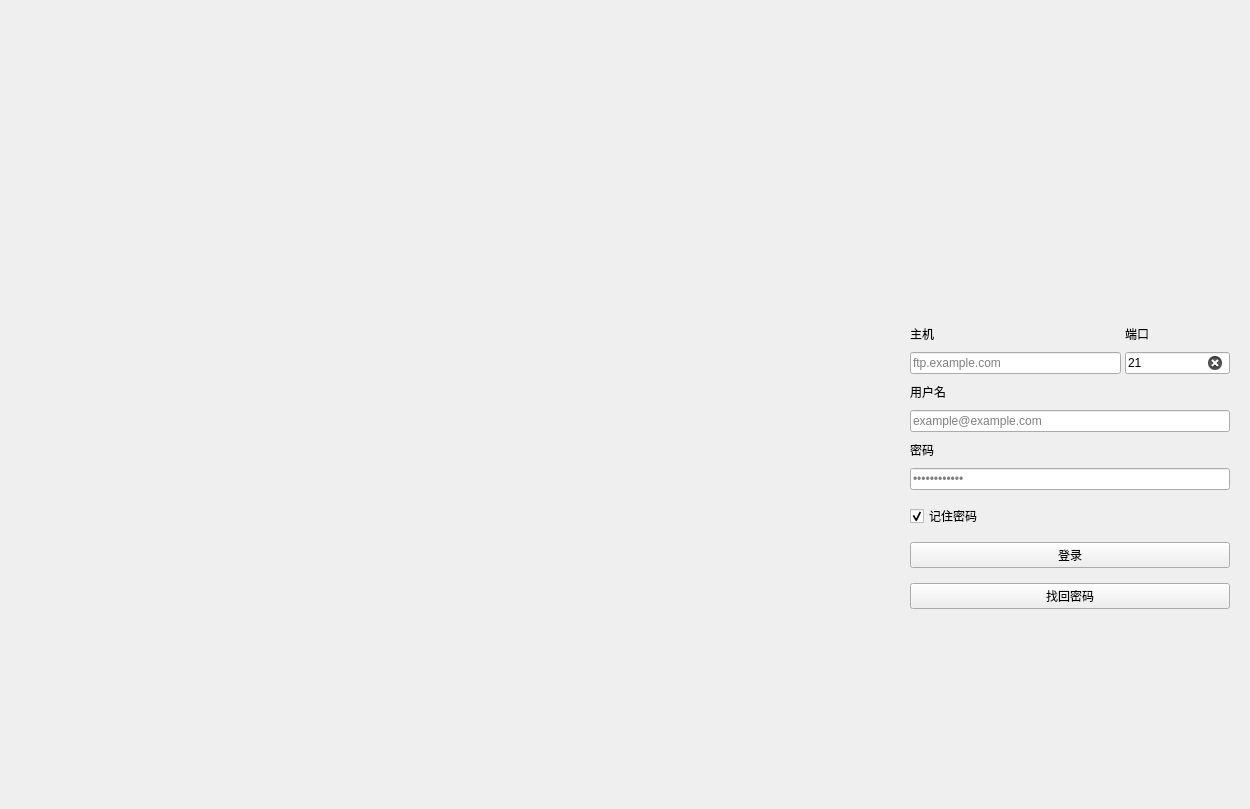
<?xml version="1.0" encoding="UTF-8"?>
<ui version="4.0">
 <class>Form</class>
 <widget class="QWidget" name="Form">
  <property name="geometry">
   <rect>
    <x>0</x>
    <y>0</y>
    <width>1250</width>
    <height>809</height>
   </rect>
  </property>
  <property name="minimumSize">
   <size>
    <width>700</width>
    <height>500</height>
   </size>
  </property>
  <property name="windowTitle">
   <string>Form</string>
  </property>
  <layout class="QHBoxLayout" name="horizontalLayout">
   <property name="spacing">
    <number>0</number>
   </property>
   <property name="leftMargin">
    <number>0</number>
   </property>
   <property name="topMargin">
    <number>0</number>
   </property>
   <property name="rightMargin">
    <number>0</number>
   </property>
   <property name="bottomMargin">
    <number>0</number>
   </property>
   <item>
    <widget class="QLabel" name="label">
     <property name="text">
      <string/>
     </property>
     <property name="pixmap">
      <pixmap resource="../resource.qrc">:/images/background.jpg</pixmap>
     </property>
     <property name="scaledContents">
      <bool>true</bool>
     </property>
    </widget>
   </item>
   <item>
    <widget class="QWidget" name="widget" native="true">
     <property name="sizePolicy">
      <sizepolicy hsizetype="Preferred" vsizetype="Preferred">
       <horstretch>0</horstretch>
       <verstretch>0</verstretch>
      </sizepolicy>
     </property>
     <property name="minimumSize">
      <size>
       <width>360</width>
       <height>0</height>
      </size>
     </property>
     <property name="maximumSize">
      <size>
       <width>360</width>
       <height>16777215</height>
      </size>
     </property>
     <property name="styleSheet">
      <string notr="true">QLabel{
	font: 13px 'Microsoft YaHei'
}</string>
     </property>
     <layout class="QVBoxLayout" name="verticalLayout_2">
      <property name="spacing">
       <number>9</number>
      </property>
      <property name="leftMargin">
       <number>20</number>
      </property>
      <property name="topMargin">
       <number>20</number>
      </property>
      <property name="rightMargin">
       <number>20</number>
      </property>
      <property name="bottomMargin">
       <number>20</number>
      </property>
      <item>
       <spacer name="verticalSpacer">
        <property name="orientation">
         <enum>Qt::Vertical</enum>
        </property>
        <property name="sizeHint" stdset="0">
         <size>
          <width>20</width>
          <height>40</height>
         </size>
        </property>
       </spacer>
      </item>
      <item alignment="Qt::AlignHCenter">
       <widget class="QLabel" name="label_2">
        <property name="enabled">
         <bool>true</bool>
        </property>
        <property name="sizePolicy">
         <sizepolicy hsizetype="Preferred" vsizetype="Expanding">
          <horstretch>0</horstretch>
          <verstretch>0</verstretch>
         </sizepolicy>
        </property>
        <property name="minimumSize">
         <size>
          <width>100</width>
          <height>100</height>
         </size>
        </property>
        <property name="maximumSize">
         <size>
          <width>100</width>
          <height>100</height>
         </size>
        </property>
        <property name="text">
         <string/>
        </property>
        <property name="pixmap">
         <pixmap resource="../resource.qrc">:/images/logo.png</pixmap>
        </property>
        <property name="scaledContents">
         <bool>true</bool>
        </property>
       </widget>
      </item>
      <item>
       <spacer name="verticalSpacer_3">
        <property name="orientation">
         <enum>Qt::Vertical</enum>
        </property>
        <property name="sizeType">
         <enum>QSizePolicy::Fixed</enum>
        </property>
        <property name="sizeHint" stdset="0">
         <size>
          <width>20</width>
          <height>15</height>
         </size>
        </property>
       </spacer>
      </item>
      <item>
       <layout class="QGridLayout" name="gridLayout" columnstretch="2,1">
        <property name="horizontalSpacing">
         <number>4</number>
        </property>
        <property name="verticalSpacing">
         <number>9</number>
        </property>
        <item row="1" column="0">
         <widget class="LineEdit" name="lineEdit">
          <property name="placeholderText">
           <string>ftp.example.com</string>
          </property>
          <property name="clearButtonEnabled">
           <bool>true</bool>
          </property>
         </widget>
        </item>
        <item row="0" column="0">
         <widget class="BodyLabel" name="label_3">
          <property name="text">
           <string>主机</string>
          </property>
         </widget>
        </item>
        <item row="1" column="1">
         <widget class="LineEdit" name="lineEdit_2">
          <property name="text">
           <string>21</string>
          </property>
          <property name="placeholderText">
           <string/>
          </property>
          <property name="clearButtonEnabled">
           <bool>true</bool>
          </property>
         </widget>
        </item>
        <item row="0" column="1">
         <widget class="BodyLabel" name="label_4">
          <property name="text">
           <string>端口</string>
          </property>
         </widget>
        </item>
       </layout>
      </item>
      <item>
       <widget class="BodyLabel" name="label_5">
        <property name="text">
         <string>用户名</string>
        </property>
       </widget>
      </item>
      <item>
       <widget class="LineEdit" name="lineEdit_3">
        <property name="placeholderText">
         <string>example@example.com</string>
        </property>
        <property name="clearButtonEnabled">
         <bool>true</bool>
        </property>
       </widget>
      </item>
      <item>
       <widget class="BodyLabel" name="label_6">
        <property name="text">
         <string>密码</string>
        </property>
       </widget>
      </item>
      <item>
       <widget class="LineEdit" name="lineEdit_4">
        <property name="echoMode">
         <enum>QLineEdit::Password</enum>
        </property>
        <property name="placeholderText">
         <string>••••••••••••</string>
        </property>
        <property name="clearButtonEnabled">
         <bool>true</bool>
        </property>
       </widget>
      </item>
      <item>
       <spacer name="verticalSpacer_5">
        <property name="orientation">
         <enum>Qt::Vertical</enum>
        </property>
        <property name="sizeType">
         <enum>QSizePolicy::Fixed</enum>
        </property>
        <property name="sizeHint" stdset="0">
         <size>
          <width>20</width>
          <height>5</height>
         </size>
        </property>
       </spacer>
      </item>
      <item>
       <widget class="CheckBox" name="checkBox">
        <property name="text">
         <string>记住密码</string>
        </property>
        <property name="checked">
         <bool>true</bool>
        </property>
       </widget>
      </item>
      <item>
       <spacer name="verticalSpacer_4">
        <property name="orientation">
         <enum>Qt::Vertical</enum>
        </property>
        <property name="sizeType">
         <enum>QSizePolicy::Fixed</enum>
        </property>
        <property name="sizeHint" stdset="0">
         <size>
          <width>20</width>
          <height>5</height>
         </size>
        </property>
       </spacer>
      </item>
      <item>
       <widget class="PrimaryPushButton" name="pushButton">
        <property name="text">
         <string>登录</string>
        </property>
       </widget>
      </item>
      <item>
       <spacer name="verticalSpacer_6">
        <property name="orientation">
         <enum>Qt::Vertical</enum>
        </property>
        <property name="sizeType">
         <enum>QSizePolicy::Fixed</enum>
        </property>
        <property name="sizeHint" stdset="0">
         <size>
          <width>20</width>
          <height>6</height>
         </size>
        </property>
       </spacer>
      </item>
      <item>
       <widget class="HyperlinkButton" name="pushButton_2">
        <property name="text">
         <string>找回密码</string>
        </property>
       </widget>
      </item>
      <item>
       <spacer name="verticalSpacer_2">
        <property name="orientation">
         <enum>Qt::Vertical</enum>
        </property>
        <property name="sizeHint" stdset="0">
         <size>
          <width>20</width>
          <height>40</height>
         </size>
        </property>
       </spacer>
      </item>
     </layout>
    </widget>
   </item>
  </layout>
 </widget>
 <customwidgets>
  <customwidget>
   <class>LineEdit</class>
   <extends>QLineEdit</extends>
   <header>qfluentwidgets</header>
  </customwidget>
  <customwidget>
   <class>CheckBox</class>
   <extends>QCheckBox</extends>
   <header>qfluentwidgets</header>
  </customwidget>
  <customwidget>
   <class>PrimaryPushButton</class>
   <extends>QPushButton</extends>
   <header>qfluentwidgets</header>
  </customwidget>
  <customwidget>
   <class>HyperlinkButton</class>
   <extends>QPushButton</extends>
   <header>qfluentwidgets</header>
  </customwidget>
  <customwidget>
   <class>BodyLabel</class>
   <extends>QLabel</extends>
   <header>qfluentwidgets</header>
  </customwidget>
 </customwidgets>
 <resources>
  <include location="../login.qrc"/>
 </resources>
 <connections/>
</ui>
